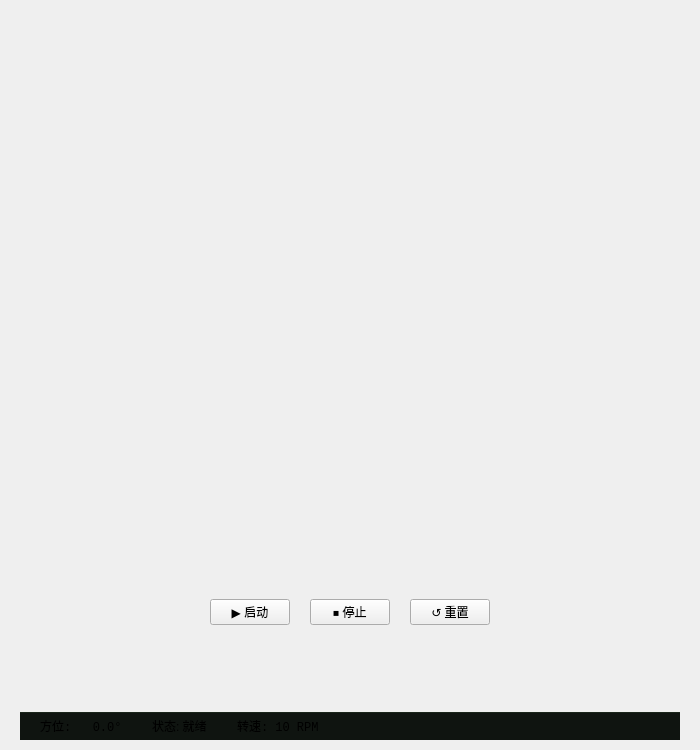
<?xml version="1.0" encoding="UTF-8"?>
<ui version="4.0">
 <class>MainWindow</class>
 <widget class="QMainWindow" name="MainWindow">
  <property name="geometry">
   <rect>
    <x>0</x>
    <y>0</y>
    <width>700</width>
    <height>750</height>
   </rect>
  </property>
  <property name="windowTitle">
   <string>RadarPPI - 雷达P型显示仿真系统</string>
  </property>
  <widget class="QWidget" name="centralwidget">
   <layout class="QVBoxLayout" name="mainLayout">
    <property name="spacing">
     <number>10</number>
    </property>
    <property name="leftMargin">
     <number>20</number>
    </property>
    <property name="topMargin">
     <number>20</number>
    </property>
    <property name="rightMargin">
     <number>20</number>
    </property>
    <property name="bottomMargin">
     <number>10</number>
    </property>
    <!-- 雷达显示区域容器 -->
    <item>
     <widget class="QWidget" name="radarContainer" native="true">
      <property name="sizePolicy">
       <sizepolicy hsizetype="Expanding" vsizetype="Expanding">
        <horstretch>0</horstretch>
        <verstretch>1</verstretch>
       </sizepolicy>
      </property>
      <property name="minimumSize">
       <size>
        <width>400</width>
        <height>400</height>
       </size>
      </property>
      <layout class="QVBoxLayout" name="radarLayout">
       <property name="spacing">
        <number>0</number>
       </property>
       <property name="leftMargin">
        <number>0</number>
       </property>
       <property name="topMargin">
        <number>0</number>
       </property>
       <property name="rightMargin">
        <number>0</number>
       </property>
       <property name="bottomMargin">
        <number>0</number>
       </property>
      </layout>
     </widget>
    </item>
    <!-- 控制面板 -->
    <item>
     <widget class="QWidget" name="controlPanel" native="true">
      <property name="minimumSize">
       <size>
        <width>0</width>
        <height>60</height>
       </size>
      </property>
      <property name="maximumSize">
       <size>
        <width>16777215</width>
        <height>60</height>
       </size>
      </property>
      <layout class="QHBoxLayout" name="controlLayout">
       <property name="spacing">
        <number>20</number>
       </property>
       <property name="leftMargin">
        <number>20</number>
       </property>
       <property name="topMargin">
        <number>10</number>
       </property>
       <property name="rightMargin">
        <number>20</number>
       </property>
       <property name="bottomMargin">
        <number>10</number>
       </property>
       <item>
        <spacer name="leftSpacer">
         <property name="orientation">
          <enum>Qt::Horizontal</enum>
         </property>
         <property name="sizeHint" stdset="0">
          <size>
           <width>40</width>
           <height>20</height>
          </size>
         </property>
        </spacer>
       </item>
       <item>
        <widget class="QPushButton" name="startButton">
         <property name="text">
          <string>▶ 启动</string>
         </property>
        </widget>
       </item>
       <item>
        <widget class="QPushButton" name="stopButton">
         <property name="text">
          <string>⏹ 停止</string>
         </property>
        </widget>
       </item>
       <item>
        <widget class="QPushButton" name="resetButton">
         <property name="text">
          <string>↺ 重置</string>
         </property>
        </widget>
       </item>
       <item>
        <spacer name="rightSpacer">
         <property name="orientation">
          <enum>Qt::Horizontal</enum>
         </property>
         <property name="sizeHint" stdset="0">
          <size>
           <width>40</width>
           <height>20</height>
          </size>
         </property>
        </spacer>
       </item>
      </layout>
     </widget>
    </item>
    <!-- 轨迹回放控制面板 -->
    <item>
     <widget class="QWidget" name="trackControlContainer" native="true">
      <property name="minimumSize">
       <size>
        <width>0</width>
        <height>50</height>
       </size>
      </property>
      <property name="maximumSize">
       <size>
        <width>16777215</width>
        <height>50</height>
       </size>
      </property>
      <layout class="QVBoxLayout" name="trackControlContainerLayout">
       <property name="spacing">
        <number>0</number>
       </property>
       <property name="leftMargin">
        <number>0</number>
       </property>
       <property name="topMargin">
        <number>0</number>
       </property>
       <property name="rightMargin">
        <number>0</number>
       </property>
       <property name="bottomMargin">
        <number>0</number>
       </property>
      </layout>
     </widget>
    </item>
    <!-- 状态栏区域 -->
    <item>
     <widget class="QWidget" name="statusPanel" native="true">
      <property name="minimumSize">
       <size>
        <width>0</width>
        <height>28</height>
       </size>
      </property>
      <property name="maximumSize">
       <size>
        <width>16777215</width>
        <height>28</height>
       </size>
      </property>
      <property name="styleSheet">
       <string>
        QWidget#statusPanel {
         background-color: #0F1410;
         border-top: 1px solid #1A251A;
        }
       </string>
      </property>
      <layout class="QHBoxLayout" name="statusLayout">
       <property name="spacing">
        <number>30</number>
       </property>
       <property name="leftMargin">
        <number>20</number>
       </property>
       <property name="topMargin">
        <number>4</number>
       </property>
       <property name="rightMargin">
        <number>20</number>
       </property>
       <property name="bottomMargin">
        <number>4</number>
       </property>
       <item>
        <widget class="QLabel" name="angleLabel">
         <property name="text">
          <string>方位:   0.0°</string>
         </property>
         <property name="styleSheet">
          <string>font-family: Consolas, Monaco, monospace;</string>
         </property>
        </widget>
       </item>
       <item>
        <widget class="QLabel" name="statusLabel">
         <property name="text">
          <string>状态: 就绪</string>
         </property>
        </widget>
       </item>
       <item>
        <widget class="QLabel" name="rpmLabel">
         <property name="text">
          <string>转速: 10 RPM</string>
         </property>
         <property name="styleSheet">
          <string>font-family: Consolas, Monaco, monospace;</string>
         </property>
        </widget>
       </item>
       <item>
        <spacer name="statusSpacer">
         <property name="orientation">
          <enum>Qt::Horizontal</enum>
         </property>
         <property name="sizeHint" stdset="0">
          <size>
           <width>40</width>
           <height>20</height>
          </size>
         </property>
        </spacer>
       </item>
      </layout>
     </widget>
    </item>
   </layout>
  </widget>
 </widget>
 <resources/>
 <connections/>
</ui>
